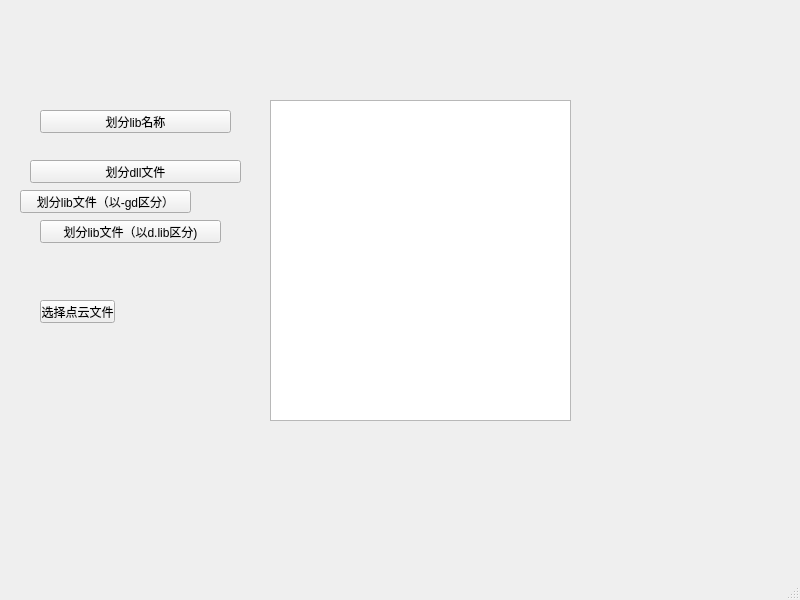
<?xml version="1.0" encoding="UTF-8"?>
<ui version="4.0">
 <class>MeasureMainWindow</class>
 <widget class="QMainWindow" name="MeasureMainWindow">
  <property name="geometry">
   <rect>
    <x>0</x>
    <y>0</y>
    <width>800</width>
    <height>600</height>
   </rect>
  </property>
  <property name="windowTitle">
   <string>MainWindow</string>
  </property>
  <widget class="QWidget" name="centralwidget">
   <widget class="QPushButton" name="divide_lib_filename">
    <property name="geometry">
     <rect>
      <x>40</x>
      <y>110</y>
      <width>191</width>
      <height>23</height>
     </rect>
    </property>
    <property name="text">
     <string>划分lib名称</string>
    </property>
   </widget>
   <widget class="QPushButton" name="divide_dll">
    <property name="geometry">
     <rect>
      <x>30</x>
      <y>160</y>
      <width>211</width>
      <height>23</height>
     </rect>
    </property>
    <property name="text">
     <string>划分dll文件</string>
    </property>
   </widget>
   <widget class="QPushButton" name="divide_lib">
    <property name="geometry">
     <rect>
      <x>20</x>
      <y>190</y>
      <width>171</width>
      <height>23</height>
     </rect>
    </property>
    <property name="text">
     <string>划分lib文件（以-gd区分）</string>
    </property>
   </widget>
   <widget class="QPushButton" name="divide_lib_dlib">
    <property name="geometry">
     <rect>
      <x>40</x>
      <y>220</y>
      <width>181</width>
      <height>23</height>
     </rect>
    </property>
    <property name="text">
     <string>划分lib文件（以d.lib区分)</string>
    </property>
   </widget>
   <widget class="QTableView" name="tableView">
    <property name="geometry">
     <rect>
      <x>270</x>
      <y>100</y>
      <width>301</width>
      <height>321</height>
     </rect>
    </property>
   </widget>
   <widget class="QPushButton" name="select_pc">
    <property name="geometry">
     <rect>
      <x>40</x>
      <y>300</y>
      <width>75</width>
      <height>23</height>
     </rect>
    </property>
    <property name="text">
     <string>选择点云文件</string>
    </property>
   </widget>
  </widget>
  <widget class="QMenuBar" name="menubar">
   <property name="geometry">
    <rect>
     <x>0</x>
     <y>0</y>
     <width>800</width>
     <height>23</height>
    </rect>
   </property>
  </widget>
  <widget class="QStatusBar" name="statusbar"/>
 </widget>
 <resources/>
 <connections/>
</ui>
